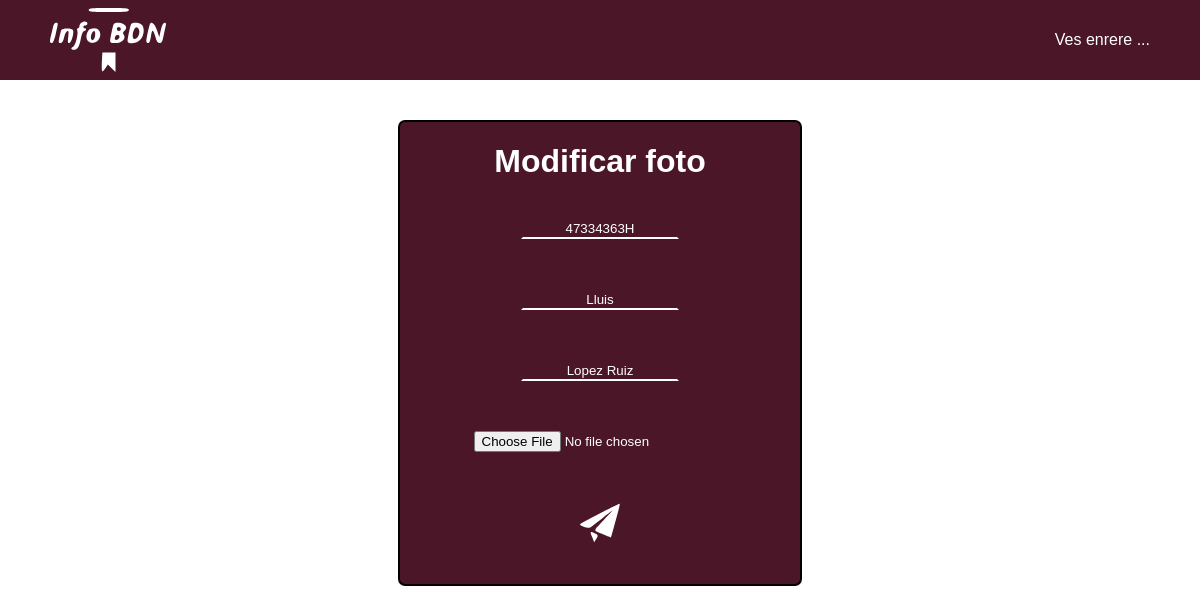
Before: /index.php?controller=Professors&action=showFormFotoProfessor&id=47334363H (signed in) with the older database file.
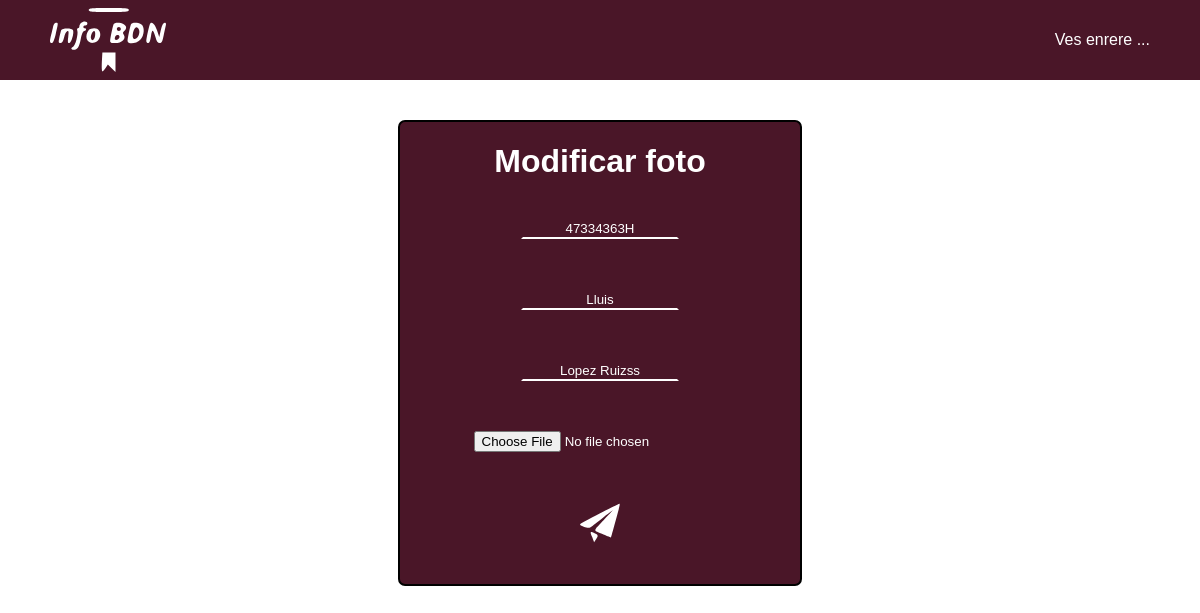
After: the same page with the newer database file.
### tables this page shows
CREATE TABLE `professors` (
  `DNI` varchar(100) NOT NULL,
  `nom_prof` varchar(25) NOT NULL,
  `cog_prof` varchar(70) NOT NULL,
  `titol_prof` varchar(40) NOT NULL,
  `foto_prof` varchar(255) NOT NULL,
  `visible` tinyint(1) NOT NULL DEFAULT 0,
  `passwd_prof` varchar(255) DEFAULT NULL
);

### models/database.php (called while the page is built, shortened)
<?php
class Database{
    public function __construct(){
        $servername = "localhost";
        $dbname= "infobdn";
        $username = "root";
        $password = "";
        try{
            $this->db = new PDO("mysql:host=$servername;dbname=$dbname",$username, $password);
        }
        catch(PDOException $error)
        {
            echo "Connection failed: ". $error->getMessage();
        }
    }
}

### models/professors.php (called while the page is built, shortened)
<?php
require_once("database.php");
class Professor extends Database
{
    public function obtenerDatosProfessor($idProfessor) {
        $consulta = $this->db->prepare("SELECT DNI, nom_prof, cog_prof FROM professors WHERE DNI LIKE '$idProfessor'");
        $consulta->execute();
        $resultado = $consulta->fetchAll();
        return $resultado;
    }
}

### views/Admin/Professor/modificarFotoProfessor.php (the view)
<?php
echo "
<!DOCTYPE html>
<html lang='ca'>
    <head>
        <meta charset='UTF-8'>
        <meta http-equiv='X-UA-Compatible' content='IE=edge'>
        <meta name='viewport' content='width=device-width, initial-scale=1.0'>
        <title>Menu administrador: Professors</title>
        <link rel='stylesheet' href='css/style.css'>
    </head>
    <body>
        <div class='header'>
            <img src='img/logo.svg' alt='Logo'>
            <div class='navmenu'>
            <a href='index.php?controller=Professors&action=showProfessors'><p>Ves enrere ...</p></a>
            </div>
        </div>
        <div id='adminlog'>
            <h1>Modificar foto</h1>
            <form action='index.php?controller=Professors&action=saveFormFotoProfessor' method='post' enctype='multipart/form-data'>";
                foreach ($listado as $professor) {
                    echo "<p><input type='text' name='DNI' id='DNI' value='$professor[DNI]' class='campoform' readonly></p>
                    <p><br><input type='text' name='nom_prof' id='nom_prof' value='$professor[nom_prof]' class='campoform' readonly></p>
                    <p><br><input type='text' name='cog_prof' id='cog_prof' value='$professor[cog_prof]' class='campoform' readonly></p>
                    <p><br><input type='file' accept='img/jpg' name='foto' id='foto'></p>
                    <p><button type='submit' class='botonform'><img src='img/sendwhitegood.svg' id='fotoenviar'></button></p>";
                }
            echo "</form>
        </div>
    </body>
</html>";

Changed rows visible on the page:
changed professors "Lluis": cog_prof "Lopez Ruiz" → "Lopez Ruizss"
